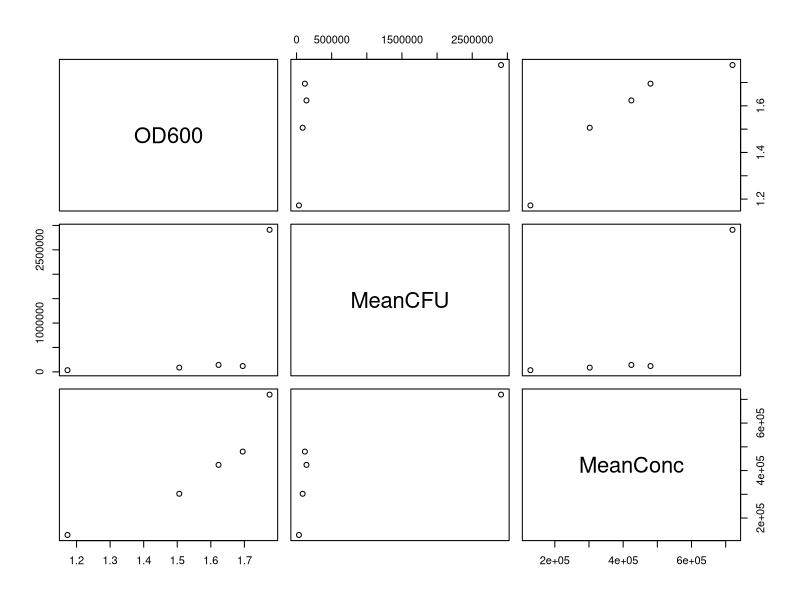
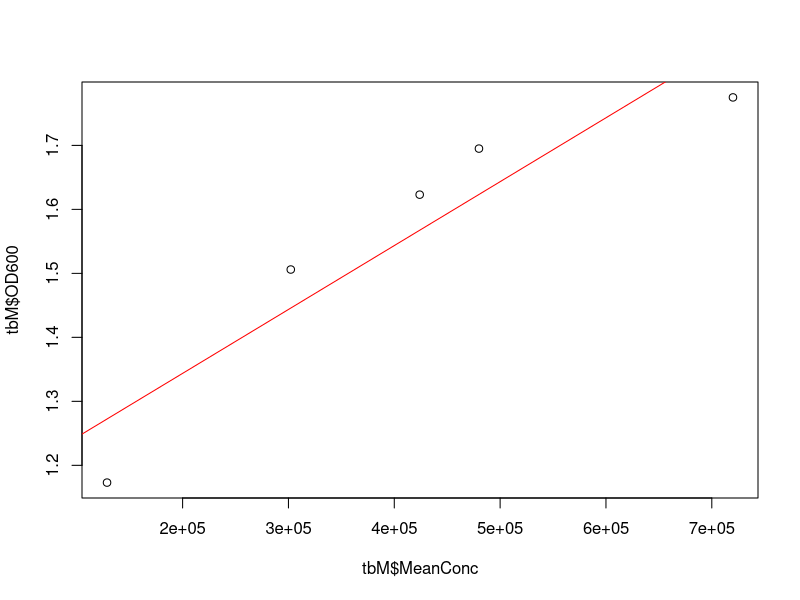
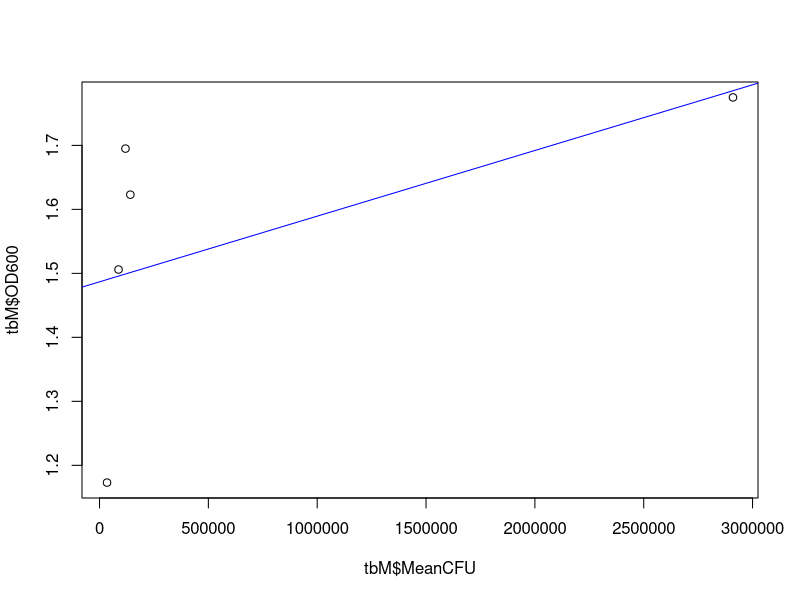
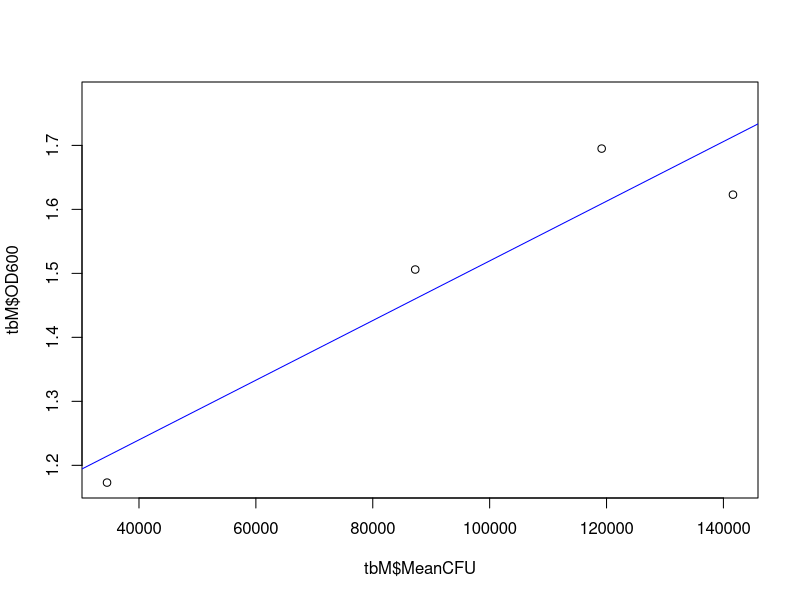
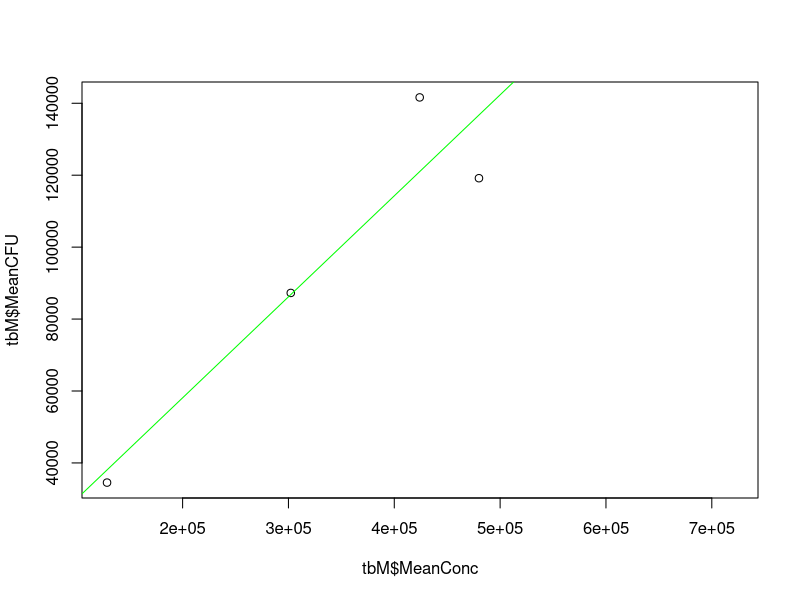

Reproduce these figures in R, in order.
tbM = read.csv("Means.csv");
pairs(tbM); #do all the pairwise plots

plot(tbM$OD600 ~ tbM$MeanConc);
m1 = lm( tbM$OD600 ~ tbM$MeanConc );
abline(m1, col="red");
summary(m1)

plot(tbM$OD600 ~ tbM$MeanCFU);
m2 = lm( tbM$OD600 ~ tbM$MeanCFU );
abline(m2, col="blue");
summary(m2)

tbM$MeanCFU[5] = NA; #remove the fifth data point
plot(tbM$OD600 ~ tbM$MeanCFU);
m2 = lm( tbM$OD600 ~ tbM$MeanCFU );
abline(m2, col="blue");
summary(m2)

plot( tbM$MeanCFU ~ tbM$MeanConc );
m3 = lm( tbM$MeanCFU ~ tbM$MeanConc );
abline( m3, col="green");
summary(m3)



